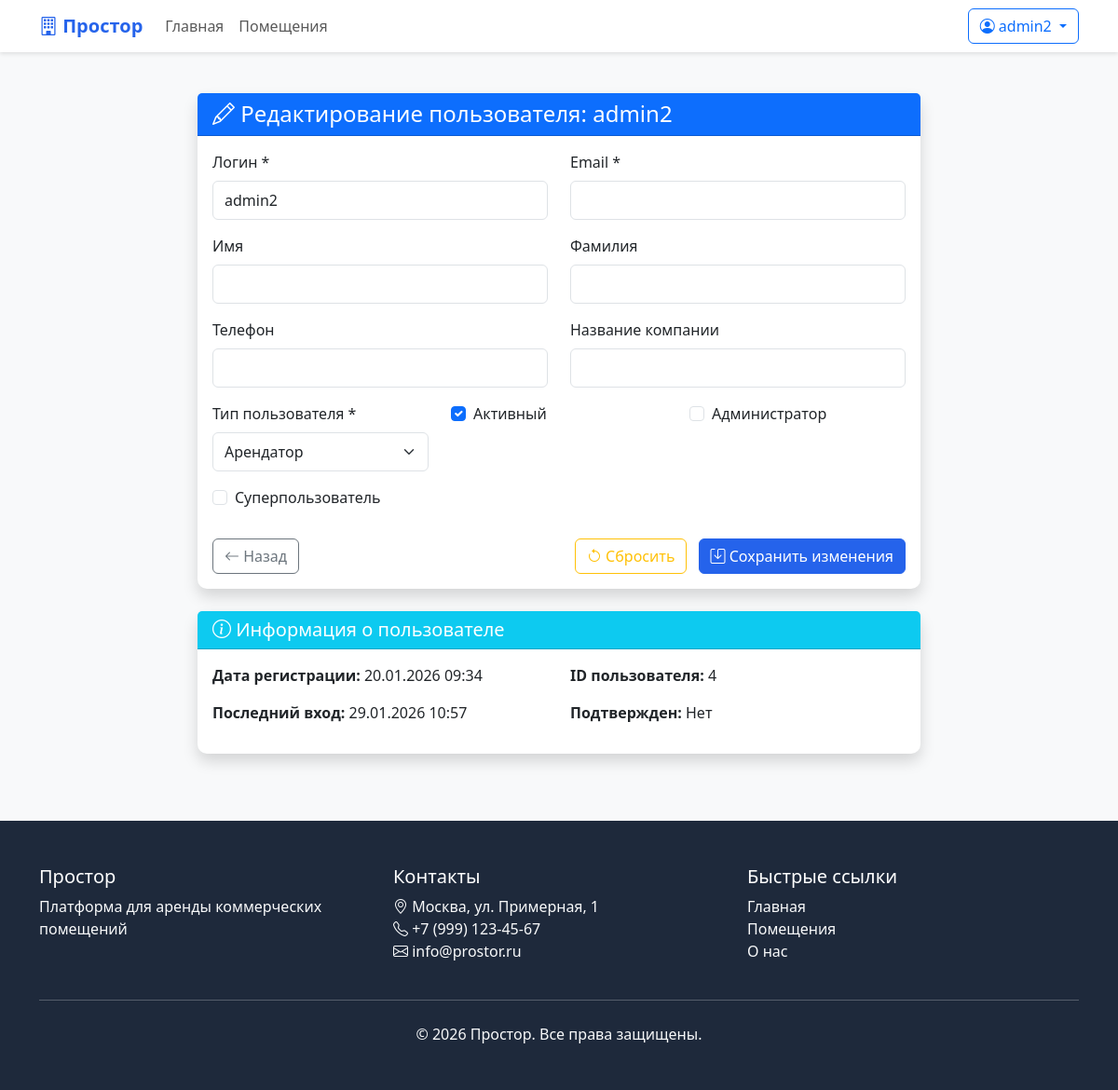
The page /admin-panel/users/edit/4/ (signed in) on the database as committed earlier.
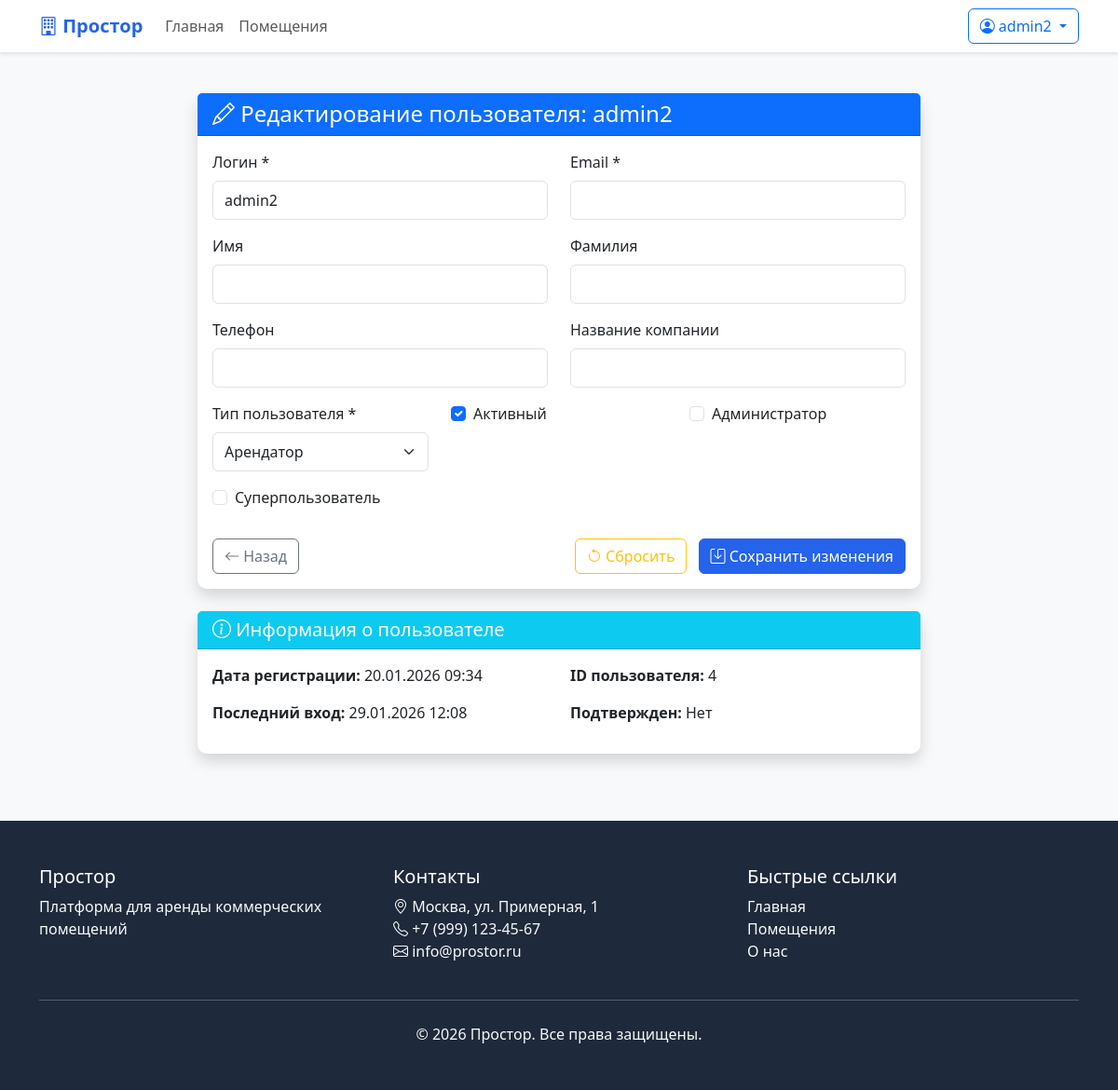
The same page on the database as committed later.
### core/models.py (models this page shows, shortened)
class User(AbstractUser):
    USER_TYPE_CHOICES = (
        ('tenant', 'Арендатор'),
        ('landlord', 'Арендодатель'),
        ('admin', 'Администратор'),
    )
    user_type = models.CharField(max_length=20, choices=USER_TYPE_CHOICES, default='tenant')
    phone = models.CharField(max_length=20, blank=True)
    avatar = models.ImageField(upload_to='users/avatars/', blank=True, null=True)
    company_name = models.CharField(max_length=200, blank=True)
    address = models.TextField(blank=True)
    is_verified = models.BooleanField(default=False)
    created_at = models.DateTimeField(auto_now_add=True)
    class Meta:
        verbose_name = 'Пользователь'
        verbose_name_plural = 'Пользователи'
        db_table = 'custom_user'

### core/views.py (the view)
# urls.py: path('admin-panel/users/edit/<int:user_id>/', views.admin_edit_user, name='admin_edit_user'),
@login_required
@admin_required
def admin_edit_user(request, user_id):
    user = get_object_or_404(User, id=user_id)
    if request.method == 'POST':
        form = AdminUserEditForm(request.POST, instance=user)
        if form.is_valid():
            form.save()
            messages.success(request, f'Пользователь {user.username} обновлен.')
            return redirect('admin_user_management')
    else:
        form = AdminUserEditForm(instance=user)
    return render(request, 'admin/edit_user.html', {'form': form, 'user': user})

### core/views.py (called while the page is built)
def admin_required(view_func):
    @wraps(view_func)
    def wrapper(request, *args, **kwargs):
        if not request.user.is_authenticated or not request.user.is_staff:
            messages.error(request, 'У вас нет прав для доступа к этой странице.')
            return redirect('dashboard')
        return view_func(request, *args, **kwargs)
    return wrapper

### templates/admin/edit_user.html (shortened to what the changed rows need)
{% extends 'base.html' %}
{% load static %}
{% block content %}
<div class="container-fluid py-4">
    <div class="row">
        <div class="col-lg-8 mx-auto">
            <div class="card shadow">
                <div class="card-header bg-primary text-white">
                    <h4 class="mb-0">
                        <i class="bi bi-pencil"></i> Редактирование пользователя: {{ user.username }}
                    </h4>
                </div>
                <div class="card-body">
                    <form method="post" enctype="multipart/form-data">
                        <div class="row">
                            <div class="col-md-6">
                                <div class="mb-3">
                                    <label for="{{ form.username.id_for_label }}" class="form-label">
                                        Логин *
                                    </label>
                                    {{ form.username }}
                                </div>
                            </div>
                            <div class="col-md-6">
                                <div class="mb-3">
                                    <label for="{{ form.email.id_for_label }}" class="form-label">
                                        Email *
                                    </label>
                                    {{ form.email }}
                                </div>
                            </div>
                        </div>
                        <div class="row">
                            <div class="col-md-6">
                                <div class="mb-3">
                                    <label for="{{ form.first_name.id_for_label }}" class="form-label">
                                        Имя
                                    </label>
                                    {{ form.first_name }}
                                </div>
                            </div>
                            <div class="col-md-6">
                                <div class="mb-3">
                                    <label for="{{ form.last_name.id_for_label }}" class="form-label">
                                        Фамилия
                                    </label>
                                    {{ form.last_name }}
                                </div>
                            </div>
                        </div>
                        <div class="row">
                            <div class="col-md-6">
                                <div class="mb-3">
                                    <label for="{{ form.phone.id_for_label }}" class="form-label">
                                        Телефон
                                    </label>
                                    {{ form.phone }}
                                </div>
                            </div>
                            <div class="col-md-6">
                                <div class="mb-3">
                                    <label for="{{ form.company_name.id_for_label }}" class="form-label">
                                        Название компании
                                    </label>
                                    {{ form.company_name }}
                                </div>
                            </div>
                        </div>
                        <div class="row">
                            <div class="col-md-4">
                                <div class="mb-3">
                                    <label for="{{ form.user_type.id_for_label }}" class="form-label">
                                        Тип пользователя *
                                    </label>
                                    {{ form.user_type }}
                                </div>
                            </div>
                            <div class="col-md-4">
                                <div class="form-check mb-3">
                                    {{ form.is_active }}
                                    <label for="{{ form.is_active.id_for_label }}" class="form-check-label">
                                        Активный
                                    </label>
                                </div>
                            </div>
                            <div class="col-md-4">
                                <div class="form-check mb-3">
                                    {{ form.is_staff }}
                                    <label for="{{ form.is_staff.id_for_label }}" class="form-check-label">
                                        Администратор
                                    </label>
                                </div>
                            </div>
                        </div>
                        <div class="form-check mb-3">
                            {{ form.is_superuser }}
                            <label for="{{ form.is_superuser.id_for_label }}" class="form-check-label">
                                Суперпользователь
                            </label>
                        </div>
                    </form>
                </div>
            </div>
            <div class="card shadow mt-4">
                <div class="card-body">
                    <div class="row">
                        <div class="col-md-6">
                            <p><strong>Дата регистрации:</strong> {{ user.date_joined|date:"d.m.Y H:i" }}</p>
                            <p><strong>Последний вход:</strong> {% if user.last_login %}{{ user.last_login|date:"d.m.Y H:i" }}{% else %}Никогда{% endif %}</p>
                        </div>
                        <div class="col-md-6">
                            <p><strong>ID пользователя:</strong> {{ user.id }}</p>
                            <p><strong>Подтвержден:</strong> {% if user.is_verified %}Да{% else %}Нет{% endif %}</p>
                        </div>
                    </div>
                </div>
            </div>
        </div>
    </div>
</div>
{% endblock %}

### templates/base.html (shortened to what this page needs)
<!DOCTYPE html>
<html lang="ru">
<head>
    <link href="https://cdn.jsdelivr.net/npm/bootstrap@5.3.0/dist/css/bootstrap.min.css" rel="stylesheet">
    <link rel="stylesheet" href="https://cdn.jsdelivr.net/npm/bootstrap-icons@1.10.0/font/bootstrap-icons.css">
</head>
<body>
    <nav class="navbar navbar-expand-lg navbar-light bg-white fixed-top">
        <div class="container">
            <a class="navbar-brand" href="{% url 'home' %}">
                <i class="bi bi-building"></i> Простор
            </a>
            <div class="collapse navbar-collapse" id="navbarNav">
                <ul class="navbar-nav me-auto">
                    <li class="nav-item">
                        <a class="nav-link" href="{% url 'home' %}">Главная</a>
                    </li>
                    <li class="nav-item">
                        <a class="nav-link" href="{% url 'property_list' %}">Помещения</a>
                    </li>
                </ul>
                <div class="d-flex">
                    {% if user.is_authenticated %}
                        <div class="dropdown">
                            <button class="btn btn-outline-primary dropdown-toggle" type="button" data-bs-toggle="dropdown">
                                <i class="bi bi-person-circle"></i> {{ user.username }}
                            </button>
                        </div>
                    {% else %}
                        <a href="{% url 'login' %}" class="btn btn-outline-primary me-2">Войти</a>
                        <a href="{% url 'register' %}" class="btn btn-primary">Регистрация</a>
                    {% endif %}
                </div>
            </div>
        </div>
    </nav>
    <main>
        {% block content %}{% endblock %}
    </main>
    <footer class="py-5 mt-5">
        <div class="container">
            <div class="row">
                <div class="col-md-4">
                    <h5>Простор</h5>
                    <p class="text-light">Платформа для аренды коммерческих помещений</p>
                </div>
                <div class="col-md-4">
                    <h5>Контакты</h5>
                    <ul class="list-unstyled text-light">
                        <li><i class="bi bi-geo-alt"></i> Москва, ул. Примерная, 1</li>
                        <li><i class="bi bi-telephone"></i> +7 (999) 123-45-67</li>
                        <li><i class="bi bi-envelope"></i> info@prostor.ru</li>
                    </ul>
                </div>
                <div class="col-md-4">
                    <h5>Быстрые ссылки</h5>
                    <ul class="list-unstyled">
                        <li><a href="{% url 'home' %}" class="text-light text-decoration-none">Главная</a></li>
                        <li><a href="{% url 'property_list' %}" class="text-light text-decoration-none">Помещения</a></li>
                        <li><a href="#" class="text-light text-decoration-none">О нас</a></li>
                    </ul>
                </div>
            </div>
            <hr class="my-4 text-light">
            <div class="text-center">
                <p class="text-light mb-0">&copy; 2026 Простор. Все права защищены.</p>
            </div>
        </div>
    </footer>
</body>
</html>

Rows that differ between the two databases and show on the page:
changed User "admin2": last_login "29.01.2026 10:57" → "29.01.2026 12:08"
